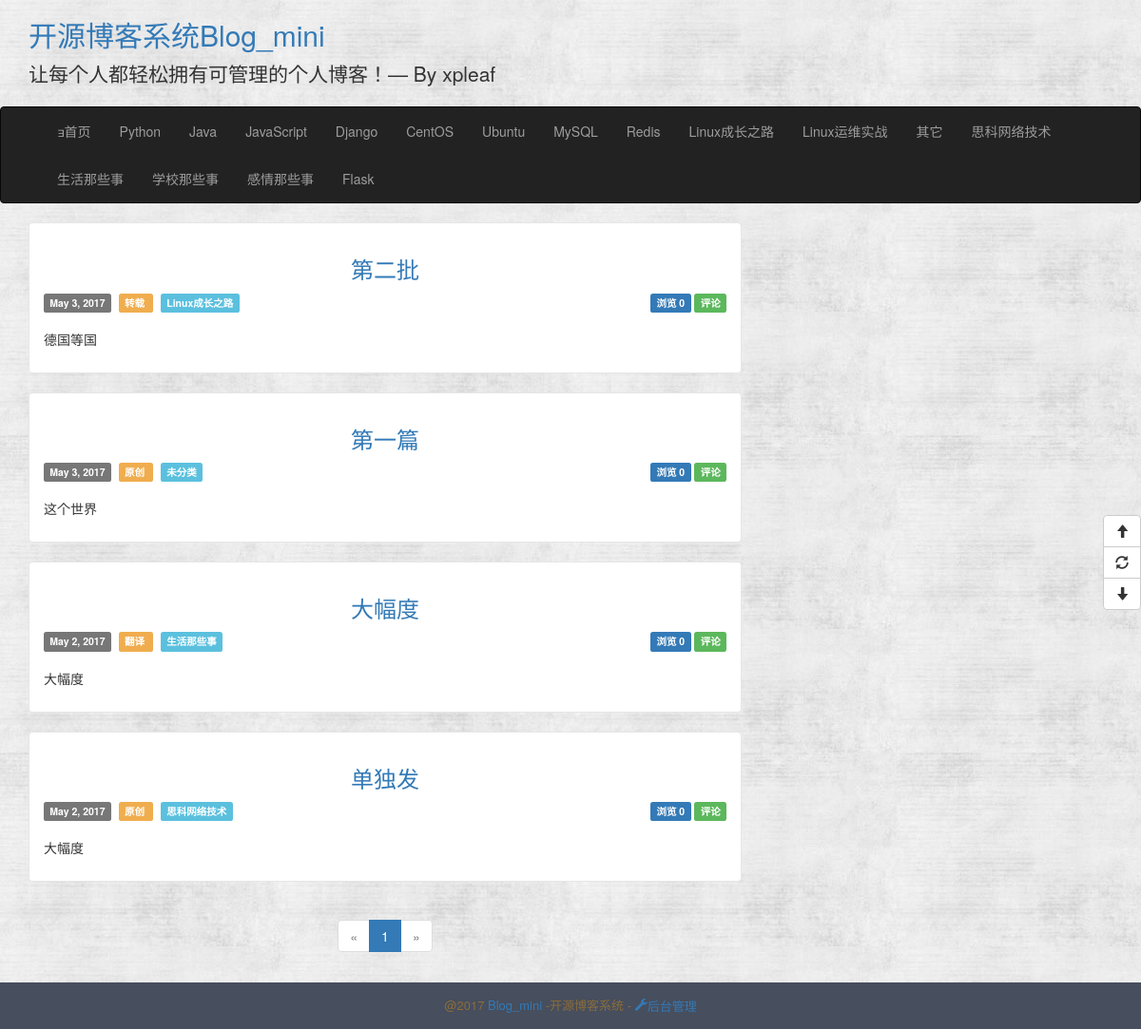
Before: / with the older database file.
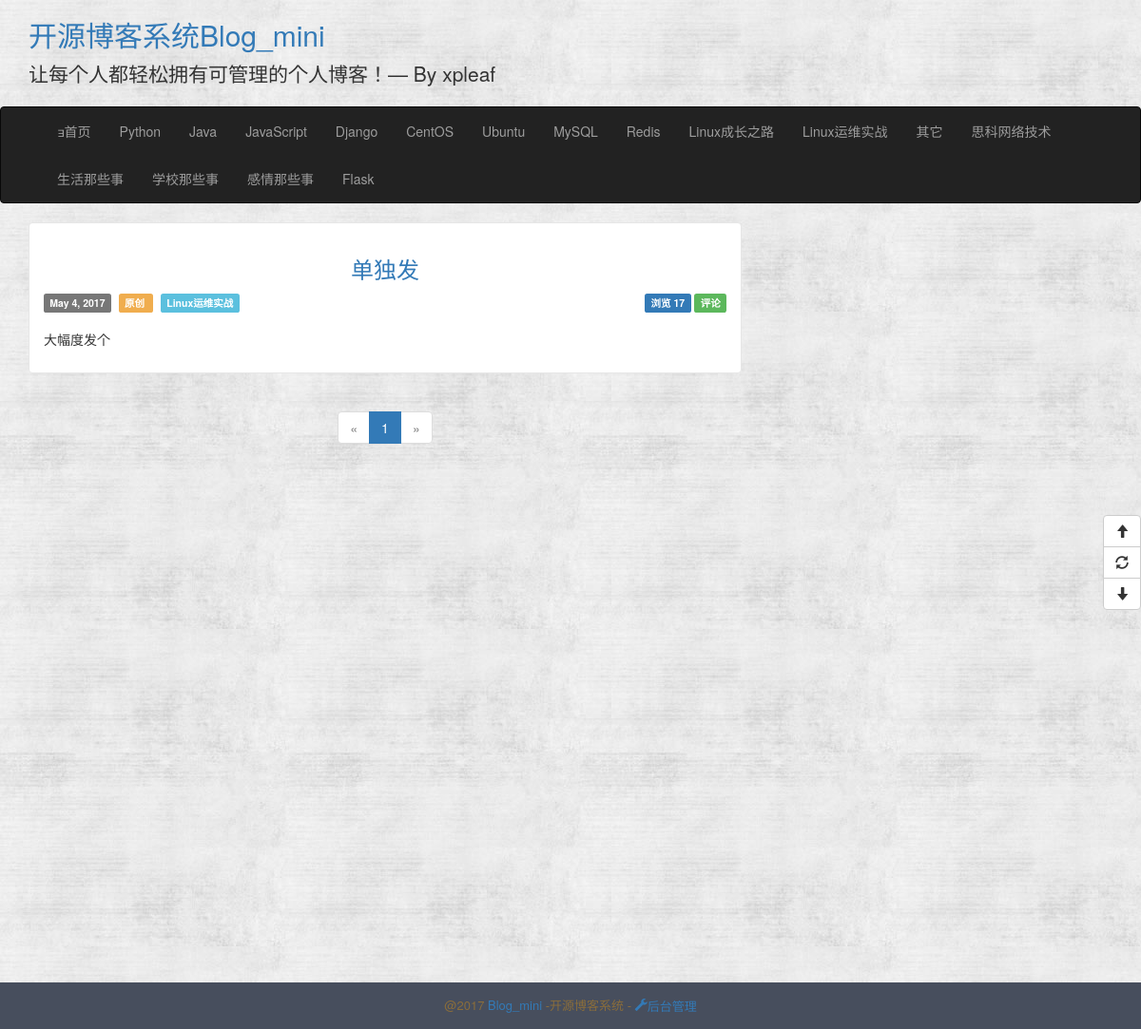
After: the same page with the newer database file.
### app/modles.py (models this page shows, shortened)
class BlogInfo(db.Model):
    __tablename__ = 'blog_info'
    id = db.Column(db.Integer,primary_key=True)
    title = db.Column(db.String(64))
    signature =db.Column(db.Text)
    navbar = db.Column(db.String(64))

class ArticleType(db.Model):
    __tablename__ = 'articleTypes'
    id = db.Column(db.Integer,primary_key=True)
    name = db.Column(db.String(64),unique=True)
    introduction = db.Column(db.Text,default=None)
    articles = db.relationship('Article', backref='articleType',lazy= 'dynamic')
    menu_id = db.Column(db.Integer,db.ForeignKey('menus.id'),default=None)
    setting_id = db.Column(db.Integer,db.ForeignKey('articleTypeSettings.id'))
    @property
    def is_hide(self):
        if self.setting:
            return self.setting.hide
        else:
            return False

class Article(db.Model):
    __tablename__ ='articles'
    id = db.Column(db.Integer,primary_key=True)
    title = db.Column(db.Integer, unique=True)
    content = db.Column(db.Text)
    summary = db.Column(db.Text)
    create_time = db.Column(db.DateTime, index=True, default=datetime.utcnow)
    update_time = db.Column(db.DateTime, index=True, default=datetime.utcnow)
    num_of_view = db.Column(db.Integer, default=0)
    article_type_id = db.Column(db.Integer, db.ForeignKey('articleTypes.id'))
    source_id = db.Column(db.Integer, db.ForeignKey('sources.id'))
    comments = db.relationship('Comment', backref='article', lazy='dynamic')

class Source(db.Model):
    __tablename__ ='sources'
    id= db.Column(db.Integer,primary_key=True)
    name = db.Column(db.String(64),unique=True)
    articles= db.relationship('Article', backref='source',lazy='dynamic')

### app/main/views.py (the view)
@main.route('/')
def index():
    BlogView.add_view(db)
    page = request.args.get('page',1,type=int)
    pagination = Article.query.order_by(Article.create_time.desc()).paginate(
        page, per_page=current_app.config['ARTICLES_PER_PAGE'],
        error_out=False)
    articles = pagination.items
    return render_template('index.html', articles=articles,
                           pagination=pagination, endpoint='.index')

### app/modles.py (called while the page is built)
    @staticmethod
    def add_view(db):
        view = BlogView.query.first()
        view.num_of_view += 1
        db.session.add(view)
        db.session.commit()

### app/templates/index.html
{% extends 'base.html' %}
{% import '_macros.html' as macros %}
{% block content %}
    {% include '_article_entry.html' %}
      <div class="pagination">
    {% if endpoint == '.index' %}
        {{ macros.pagination_widget(pagination, endpoint) }}
    {% else %}
        {{ macros.pagination_widget(pagination, endpoint, id=id) }}
    {% endif %}
    </div>
{% endblock %}

### app/templates/base.html (shortened to what this page needs)
<!DOCTYPE html>
<html lang="en">
<head>
    {% block stylesheet %}
        <link href="{{ url_for('static', filename='css/bootstrap.css') }}" rel="stylesheet">
        <link href="{{ url_for('static', filename='css/common.css') }}" rel="stylesheet">
    {% endblock %}
</head>
<body>
<header>
    <div class='header-top'>
        <div class="container">
            <h2 class="blog-title"><a href="{{ url_for('main.index') }}">{{  BlogInfo.query.first().title}}</a></h2>
            <p class="lead signature">
                {{ BlogInfo.query.first().signature }}
            </p>
        </div>
    </div>
        <nav class="navbar navbar-{{ BlogInfo.query.first().navbar }}" role='navigation'>
            <div class="container">
                <div class="collapse navbar-collapse">
                    <ul class="nav navbar-nav">
                        <li class=""><a href="/"><span class="glyphicon-home"></span>首页 </a></li>
                    {% for article_type in ArticleType.query.all() %}
                        {% if not article_type.menu %}
                            {% if not article_type.is_hide %}
                                   <li>
                                    <a href="{{ url_for('main.article_type', id=article_type.id) }}">
                                        {{ article_type.name }}
                                    </a>
                                </li>
                            {% endif %}
                        {% endif %}
                    {% endfor %}
                    </ul>
                        </div>
                </div>
        </nav>
</header>
{% block Content %}
    <div class="content">
        <div class="container">
            <div class="row">
                <div class="col-md-8 article">
                   {% block content %}
                    {% endblock %}
                </div>
                <div class="col-lg-4 blog_nav">
                </div>
            </div>
        </div>
    </div>
{% endblock %}
<div class="footer">
    <p class="footer-content">@2017
    <a href="#">Blog_mini</a>
        -开源博客系统
        {% if not current_user.isauthenticated %}-<a href="{{ url_for('auth.login') }}">
            <span class="glyphicon glyphicon-wrench">后台管理</span>
        </a>
        {% endif %}
    </p>
</div>
<div class="btn-group-vertical floatButton">
    <button id="goTop" class="btn btn-default" title="去顶部" type="button">
        <span class="glyphicon glyphicon-arrow-up"></span>
    </button>
    <button id="refresh" class="btn btn-default" title="刷新" type="button">
        <span class="glyphicon glyphicon-refresh"></span>
    </button>
    <button id="goBottom" class="btn btn-default" title="去底部" type="button">
        <span class="glyphicon glyphicon-arrow-down"></span>
    </button>
</div>
</body>
</html>

### app/templates/_macros.html
{% macro pagination_widget(pagination, endpoint, fragment='') %}
    <ul class="pagination">
        <li{% if not pagination.has_prev %} class="disabled"{% endif %}>
            <a href="{% if pagination.has_prev %}{{ url_for(endpoint,
                page = pagination.page - 1, **kwargs) }}{{ fragment }}{% else %}#{% endif %}">
                &laquo;
            </a>
        </li>
        {% for p in pagination.iter_pages() %}
            {% if p %}
                {% if p == pagination.page %}
                <li class="active">
                    <a href="{{ url_for(endpoint, page = p, **kwargs) }}{{ fragment }}">{{ p }}</a>
                </li>
                {% else %}
                <li>
                    <a href="{{ url_for(endpoint, page = p, **kwargs) }}{{ fragment }}">{{ p }}</a>
                </li>
                {% endif %}
            {% else %}
            <li class="disabled"><a href="#">&hellip;</a></li>
            {% endif %}
        {% endfor %}
        <li{% if not pagination.has_next %} class="disabled"{% endif %}>
            <a href="{% if pagination.has_next %}{{ url_for(endpoint,
                page = pagination.page + 1, **kwargs) }}{{ fragment }}{% else %}#{% endif %}">
                &raquo;
            </a>
        </li>
    </ul>
{% endmacro %}

### app/templates/_article_entry.html
{% for article in articles %}
    <div id="article-entry" class="entry-box">
    {% include '_article_info.html' %}
    </div>
{% endfor %}

### app/templates/_article_info.html
<div class="article-entry-header">
    <h3 class="article-entry-title">
        <a href="{{ url_for('main.articleDetails',id=article.id) }}">{{ article.title }}</a>
    </h3>
</div>
<div class="article-entry-info">
    <div class="base-info">
        <span class="label label-default">{{ moment(article.create_time.date()).format('LL') }}</span>&nbsp;
        <span class="label label-warning">
            <a href="{{ url_for('main.article_sources',id = article.source.id) }}" target="_blank" style="color: white">
                {{ article.source.name }}
            </a>
        </span>&nbsp;
        <span class="label label-info">
            <a href=" {{ url_for('main.article_type', id=article.articleType.id) }}" target="_blank" style="color: white">
                {{ article.articleType.name }}
            </a>
        </span>
    </div>
    <div class="main-info">
        <span class="label label-primary">浏览 {{ article.num_of_view }}</span>
        <span class="label label-success">评论</span>
    </div>
</div>
<div class="article-entry-sum">
    <p>{{ article.summary }}</p>
</div>

### app/static/css/common.css (style rules this page uses)
body { background: url('../images/background.jpg'); }
.blog-title a:link { text-decoration: none; }
.signature { padding-left: 0px; }
.content { min-height: 800px; }
.article-entry-sum { margin-top: 5px; }
.entry-box { background: #fff; padding: 15px; margin-bottom: 20px; border: 1px solid #e6e6e6; border-radius: 4px; }
.article-entry-header { margin: 0; padding: 0; border: 0; font: inherit; vertical-align: baseline; }
.article-entry-title { text-align: center; margin-bottom: 10px; }
.article-entry-title a { text-decoration: none; }
.article-entry-info { height: 35px; }
.article-entry-info .base-info { float: left; }
.article-entry-info .main-info { float: right; }
.footer { background: #474E5D; padding: 15px 0 5px; font-size: 13px; }
.footer-content { text-align: center; color: #8a6d3b; }
div.pagination { width: 100%; text-align: center; padding: 0px; margin: 0px; }
.footer-content a { text-decoration: none; }
.floatButton { position: fixed; top: 50%; right: 0; z-index: 9999999; }

Changed rows visible on the page:
removed Article: title "第二批", create_time "May 3, 2017", source.name "转载", articleType.name "Linux成长之路", num_of_view "0", summary "德国等国"
removed Article: title "第一篇", create_time "May 3, 2017", source.name "原创", articleType.name "未分类", num_of_view "0", summary "这个世界"
removed Article: title "大幅度", create_time "May 2, 2017", source.name "翻译", articleType.name "生活那些事", num_of_view "0", summary "大幅度"
changed Article "单独发": create_time "May 2, 2017" → "May 4, 2017"; articleType.name "思科网络技术" → "Linux运维实战"; num_of_view "0" → "17"; summary "大幅度" → "大幅度发个"
